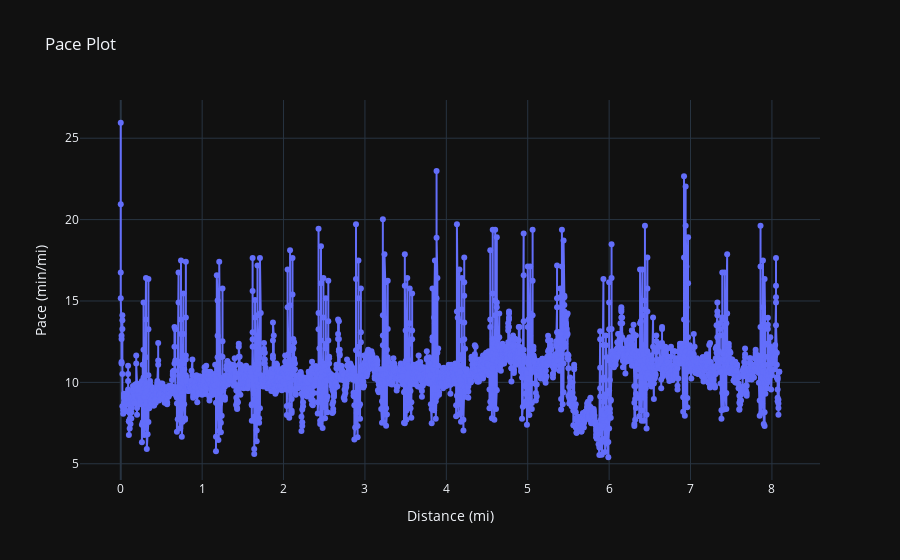

This figure's notebook cell:
### Code cell
index = stuff['Distance']

y_values = [pace.time/60 for pace in myPaces]
labels = [str(pace) for pace in myPaces]

# Create the plot
fig = go.Figure(data=go.Scatter(
    x=index,
    y=y_values,
    mode='markers+lines',
    text=labels
))

fig.update_layout(
    title='Pace Plot',
    xaxis_title='Distance (mi)',
    yaxis_title='Pace (min/mi)'
)
fig.show()

### Figure 1 — Plotly figure (JSON) as saved in the notebook; plotly's stock layout.template omitted (floating-point values rounded to 4 significant figures; data arrays with more than 128 entries replaced by an {"elided": "..."} marker saying what was removed)
{"data": [{"mode": "markers+lines", "text": {"elided": "2808 str values"}, "x": {"elided": "2808 float values"}, "y": {"elided": "2808 float values"}, "type": "scatter"}], "layout": {"title": {"text": "Pace Plot"}, "xaxis": {"title": {"text": "Distance (mi)"}}, "yaxis": {"title": {"text": "Pace (min/mi)"}}}}
